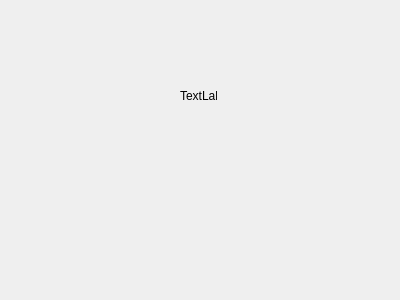
<?xml version="1.0" encoding="UTF-8"?>
<ui version="4.0">
 <class>SceneHandler</class>
 <widget class="QWidget" name="SceneHandler">
  <property name="geometry">
   <rect>
    <x>0</x>
    <y>0</y>
    <width>400</width>
    <height>300</height>
   </rect>
  </property>
  <property name="windowTitle">
   <string>Form</string>
  </property>
  <widget class="QLabel" name="label">
   <property name="geometry">
    <rect>
     <x>180</x>
     <y>90</y>
     <width>37</width>
     <height>12</height>
    </rect>
   </property>
   <property name="text">
    <string>TextLabel</string>
   </property>
  </widget>
 </widget>
 <resources/>
 <connections/>
</ui>
